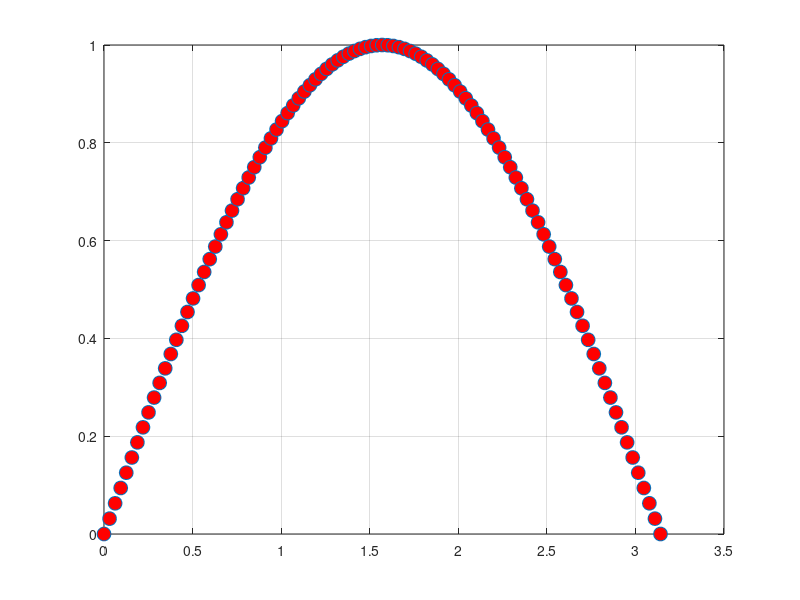

Write the MATLAB code that produced this figure. (Note: this script raises an error after producing the figure.)
%% ex6
figure(1)
f=@(x)sin(x);
X=linspace(0,pi,101);
h=X(2)-X(1);
Y=f(X);
plot(X,Y,'o','MarkerFaceColor','r','Markersize',10);
hold on;
grid on;
syms x;
df=diff(f(x),x);
df=matlabFunction(df,'vars',{x});
fplot(df,[0,pi]);
    [dfd]=DerivNum(X,Y,'dfp');
xgr=linspace(0,pi,100);
plot(xgr,dfd,'o','MarkerFaceColor','b','Markersize',10);
figure(2)
disp('Reprezentare eroare E=|f-Dr|');
syms xp;
Dr=0;
for i=1:length(xgr)
    Dr=Dr+(i*dfd(i)*(xp^(i-1)));
end
Dr=matlabFunction(Dr,'vars',{xp});
Dr(xp)
E1=abs(f(xp)-Dr(xp))
fplot(E1,[0,pi]);
